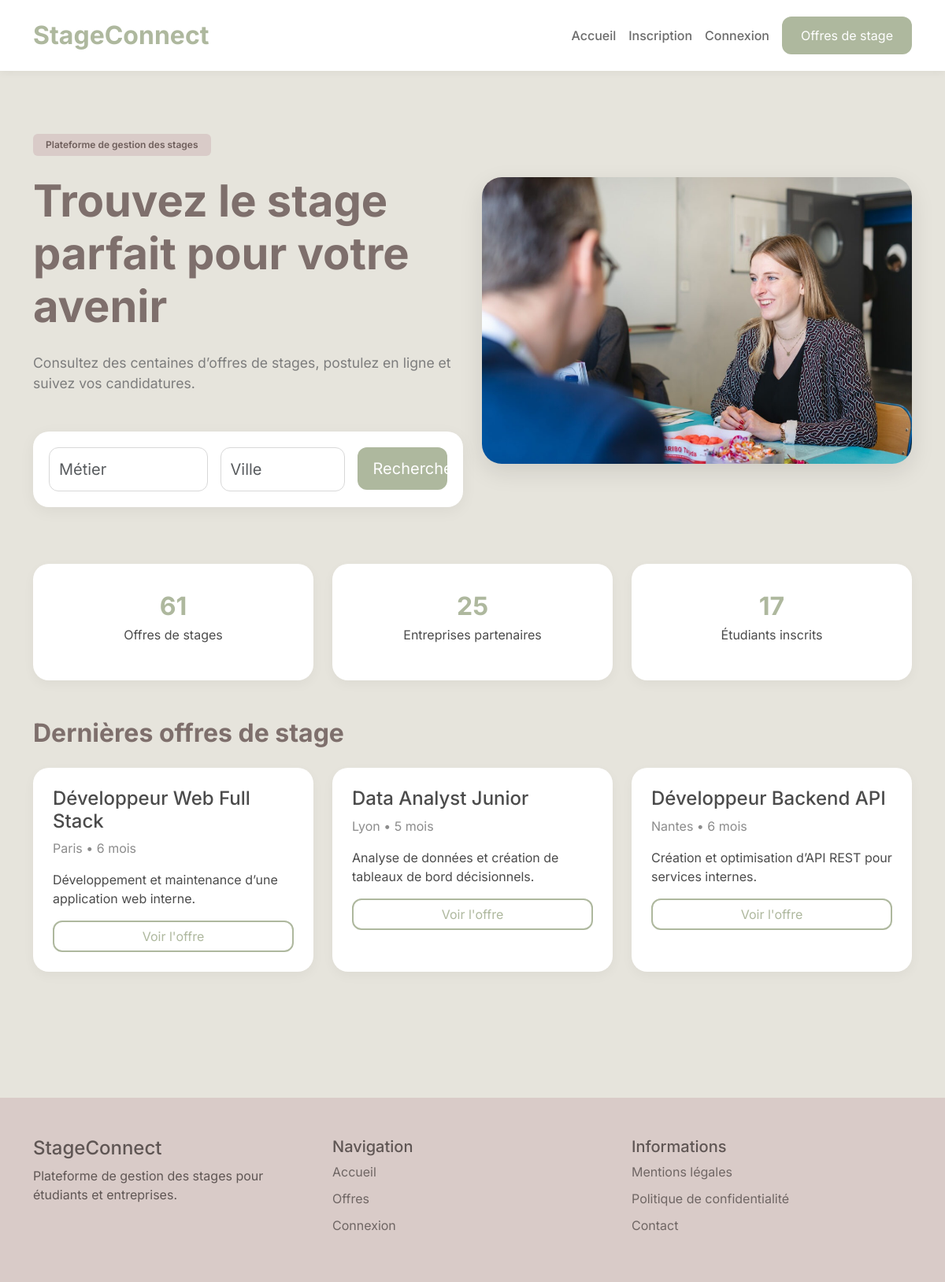
The page / on the database its author committed.
### tables this page shows
CREATE TABLE `offre_stage` (
  `id_offre` int(11) NOT NULL,
  `intitule` varchar(150) NOT NULL,
  `description` text DEFAULT NULL,
  `competences` text DEFAULT NULL,
  `duree` varchar(50) DEFAULT NULL,
  `lieu` varchar(100) DEFAULT NULL,
  `date_debut` date DEFAULT NULL,
  `date_fin` date DEFAULT NULL,
  `remuneration` decimal(10,2) DEFAULT NULL,
  `promotion` varchar(50) DEFAULT NULL,
  `annee` year(4) DEFAULT NULL,
  `id_entreprise` int(11) DEFAULT NULL
);

### index.php (the view, shortened to what this page needs)
<?php
$pdo = db();
$stmt = $pdo->query("SELECT COUNT(*) FROM offre_stage");
$nbOffres = (int)$stmt->fetchColumn();
$stmt = $pdo->query("SELECT COUNT(*) FROM entreprise");
$nbEntreprises = (int)$stmt->fetchColumn();
$stmt = $pdo->query("SELECT COUNT(*) FROM etudiant");
$nbEtudiants = (int)$stmt->fetchColumn();
$stmt = $pdo->query("
    SELECT *
    FROM offre_stage
    WHERE date_debut >= CURDATE()
    ORDER BY date_debut ASC
    LIMIT 3
");
$dernieresOffres = $stmt->fetchAll();
?>
<!DOCTYPE html>
<html lang="fr">
<head>
    <link href="https://cdn.jsdelivr.net/npm/bootstrap@5.3.2/dist/css/bootstrap.min.css" rel="stylesheet">
    <link rel="stylesheet" href="CSS SAE 201 203.css">
</head>
<body>
    <nav class="navbar navbar-expand-lg py-3">
        <div class="container">
            <a class="navbar-brand" href="#">
                StageConnect
            </a>
            <div class="ms-auto d-flex align-items-center gap-3">
                <a href="#" class="nav-link" id="nav-accueil">
                    Accueil
                </a>
                <a href="#" class="nav-link" id="nav-inscription">
                    Inscription
                </a>
                <a href="#" class="nav-link" id="nav-connexion">
                    Connexion
                </a>
                <a href="offre_de_stage.html" class="btn btn-primary px-4">
                    Offres de stage
                </a>
            </div>
        </div>
    </nav>
    <section id="page-accueil" class="hero-section">
        <div class="container">
            <div class="row align-items-center">
                <div class="col-lg-6">
                    <span class="badge bg-primary px-3 py-2 mb-4">
                        Plateforme de gestion des stages
                    </span>
                    <h1 class="hero-title mb-4">
                        Trouvez le stage parfait pour votre avenir
                    </h1>
                    <p class="hero-text mb-5">
                        Consultez des centaines d’offres de stages,
                        postulez en ligne et suivez vos candidatures.
                    </p>
                    <div class="search-box">
                        <div class="row g-3">
                            <div class="col-md-5">
                                <input type="text"
                                    class="form-control form-control-lg"
                                    placeholder="Métier">
                            </div>
                            <div class="col-md-4">
                                <input type="text"
                                    class="form-control form-control-lg"
                                    placeholder="Ville">
                            </div>
                            <div class="col-md-3">
                                <button type="button" class="btn btn-primary w-100 btn-lg">
                                    Rechercher
                                </button>
                            </div>
                        </div>
                    </div>
                </div>
                <div class="col-lg-6 text-center mt-5 mt-lg-0">
                    <img src="photo.png"
                        alt="Image accueil"
                        class="img-fluid hero-image">
                </div>
            </div>
            <div class="row mt-5 g-4">
                <div class="col-md-4">
                    <div class="stats-box">
                        <div class="stats-number">
                            <?= $nbOffres ?>
                        </div>
                        <p>
                            Offres de stages
                        </p>
                    </div>
                </div>
                <div class="col-md-4">
                    <div class="stats-box">
                        <div class="stats-number">
                            <?= $nbEntreprises ?>
                        </div>
                        <p>
                            Entreprises partenaires
                        </p>
                    </div>
                </div>
                <div class="col-md-4">
                    <div class="stats-box">
                        <div class="stats-number">
                            <?= $nbEtudiants ?>
                        </div>
                        <p>
                            Étudiants inscrits
                        </p>
                    </div>
                </div>
            </div>
<div class="mt-5">
    <h2 class="section-title mb-4">
        Dernières offres de stage
    </h2>
    <div class="row g-4">
        <?php if (!empty($dernieresOffres)) : ?>
            <?php foreach ($dernieresOffres as $offre) : ?>
                <div class="col-md-4">
                    <div class="offer-card">
                        <h4>
                            <?= htmlspecialchars($offre["intitule"]) ?>
                        </h4>
                        <p class="offer-location">
                            <?= htmlspecialchars($offre["lieu"]) ?>
                            •
                            <?= htmlspecialchars($offre["duree"]) ?>
                        </p>
                        <p>
                            <?= htmlspecialchars(mb_strimwidth($offre["description"], 0, 100, "...")) ?>
                        </p>
                        <a href="offre_detail.php?id=<?= $offre["id_offre"] ?>"
                           class="btn btn-outline-primary">
                            Voir l'offre
                        </a>
                    </div>
                </div>
            <?php endforeach; ?>
        <?php else : ?>
            <div class="col-12">
                <p class="text-muted">Aucune offre disponible.</p>
            </div>
        <?php endif; ?>
    </div>
</div>
        </div>
    </section>
    <footer>
        <div class="container">
            <div class="row">
                <div class="col-md-4">
                    <h4>
                        StageConnect
                    </h4>
                    <p>
                        Plateforme de gestion des stages
                        pour étudiants et entreprises.
                    </p>
                </div>
                <div class="col-md-4">
                    <h5>
                        Navigation
                    </h5>
                    <a href="#" class="footer-link">
                        Accueil
                    </a>
                    <a href="#" class="footer-link">
                        Offres
                    </a>
                    <a href="#" class="footer-link">
                        Connexion
                    </a>
                </div>
                <div class="col-md-4">
                    <h5>
                        Informations
                    </h5>
                    <a href="#" class="footer-link">
                        Mentions légales
                    </a>
                    <a href="#" class="footer-link">
                        Politique de confidentialité
                    </a>
                    <a href="#" class="footer-link">
                        Contact
                    </a>
                </div>
            </div>
        </div>
    </footer>
</body>
</html>

### CSS SAE 201 203.css (style rules this page uses)
body { font-family: 'Inter', sans-serif; background: #E6E4DC; color: #4b4b4b; }
.navbar { background: white; box-shadow: 0 2px 10px rgba(0, 0, 0, 0.05); }
.navbar-brand { font-size: 2rem; font-weight: 700; color: #AEB89E !important; }
.nav-link { font-weight: 500; color: #6b6b6b !important; transition: 0.3s; }
.btn-primary { background: #AEB89E; border: none; border-radius: 12px; padding: 12px 20px; color: white; transition: 0.3s; }
.btn-outline-primary { border: 2px solid #AEB89E; color: #AEB89E; border-radius: 12px; }
.hero-section { padding: 80px 0; }
.hero-title { font-size: 3.5rem; font-weight: 700; line-height: 1.2; color: #7e6f6c; }
.hero-text { font-size: 1.1rem; color: #7d7d7d; }
.badge { background: #D9CBC8 !important; color: #6e5e5b; font-weight: 600; }
.search-box { background: white; padding: 20px; border-radius: 20px; box-shadow: 0 5px 20px rgba(0, 0, 0, 0.05); }
.hero-image { border-radius: 25px; box-shadow: 0 10px 30px rgba(0, 0, 0, 0.10); }
.stats-box { background: white; border-radius: 20px; padding: 30px; text-align: center; box-shadow: 0 5px 15px rgba(0, 0, 0, 0.04); }
.stats-number { font-size: 2rem; font-weight: 700; color: #AEB89E; }
.section-title { font-size: 2rem; font-weight: 700; color: #7e6f6c; }
.offer-card { background: white; border-radius: 20px; padding: 25px; transition: 0.3s; height: 100%; box-shadow: 0 5px 15px rgba(0, 0, 0, 0.04); display: flex; flex-direction: column; }
.offer-location { color: #8c8c8c; }
.form-control { border-radius: 12px; border: 1px solid #d8d8d8; padding: 12px; }
footer { background: #D9CBC8; color: #5f5654; padding: 50px 0; margin-top: 80px; }
.footer-link { color: #6f6664; text-decoration: none; display: block; margin-bottom: 10px; transition: 0.3s; }

### rows shown on the page
offre_stage: intitule "Développeur Web Full Stack", lieu "Paris", duree "6 mois", description "Développement et maintenance d’une application web interne."
offre_stage: intitule "Data Analyst Junior", lieu "Lyon", duree "5 mois", description "Analyse de données et création de tableaux de bord décisionnels."
offre_stage: intitule "Développeur Backend API", lieu "Nantes", duree "6 mois", description "Création et optimisation d’API REST pour services internes."

### other values the page prints
$nbOffres "61"
$nbEntreprises "25"
$nbEtudiants "17"
